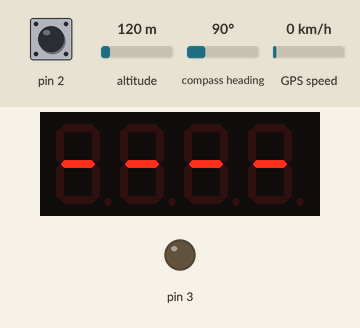
This sketch was run on a simulated Arduino Uno, built with avr-gcc and run on an emulated ATmega328P. On the bench: 4-digit seven-segment display, output pins drawn as LEDs (lit = HIGH). The inputs (shaded band) are chosen by the test bench; at power-on: pin 2 HIGH, altitude 120 m, compass heading 90°, GPS speed 0 km/h. Storage starts empty; the GPS gets a fix after 3 s at 37.7749, -122.4194 with 8 satellites; what the sketch prints to the serial monitor is not drawn.

Above: at 0.1 s.
At 3.3 s:
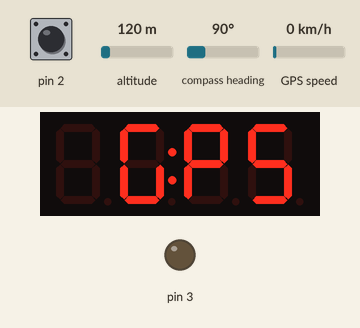
At 5.5 s:
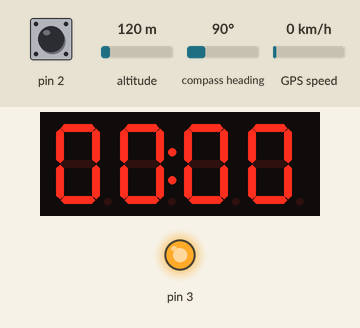

The sketch:

geiger.ino
```cpp
#include <TM1637Display.h>
#include <SPI.h>
#include <SD.h>
#include <SoftwareSerial.h>
#include <TinyGPS.h>
#include <TimeLib.h>

#define LOG_PERIOD 36000  //Logging period in milliseconds, recommended value 15000-60000.
#define MAX_PERIOD 60000  //Maximum logging period without modifying this sketch

unsigned long counts;     //variable for GM Tube events
float cpm;        //variable for CPM
unsigned long multiplier;  //variable for calculation CPM in this sketch
unsigned long previousMillis;  //variable for time measurement
float MSVh;
float MR;
uint8_t segto;
bool colon;

const int offset = 3; // TZ = UTC + 3
const int CLK = 9; //Set the CLK pin connection to the display
const int DIO = 8; //Set the DIO pin connection to the display
const int chipSelect = 10;

float lat = 0,lon = 0; // create variable for latitude and longitude object
SoftwareSerial gpsSerial(4,5);//rx,tx
TinyGPS gps; // create gps object

TM1637Display display(CLK, DIO);  //set up the 4-Digit Display

void tube_impulse() {       //subprocedure for capturing events from Geiger Kit
  Serial.print("+");
  counts++;
}

time_t getTimeFunction()
{
 unsigned long age;
 int Year;
 byte Month, Day, Hour, Minute, Second;
 gps.crack_datetime(&Year, &Month, &Day, &Hour, &Minute, &Second, NULL, &age);
 if (age < 1000) {
   // set the Time to the latest GPS reading if less then 0.2 seconds old
   setTime(Hour, Minute, Second, Day, Month, Year);
   adjustTime(offset * SECS_PER_HOUR);

   String timestring = String(day()) + "." + String(month()) + "." + String(year()) + " " + String(hour()) + ":" + String(minute()) + ":" + String(second());
   Serial.print("Time adjusted: ");
   Serial.println(timestring);
   return now();
 }
 else return 0;
}

void setup() {
  counts = 0;
  cpm = 0;
  MR = 0;
  colon = false;
  multiplier = MAX_PERIOD / LOG_PERIOD;      //calculating multiplier, depend on your log period

  Serial.begin(9600);
  while (!Serial) {
    ; // wait for serial port to connect. Needed for native USB port only
  }
  Serial.println();

  display.setBrightness(0x09);  //set the diplay to maximum brightness

  uint8_t data[] = {0b01000000, 0b01000000, 0b01000000, 0b01000000}; // "----"
  display.setSegments(data);
  delay(500);

  Serial.print("Initializing GPS...");
  data[0] = 0;
  data[1] = 0b00111101;
  data[2] = 0b01110011;
  data[3] = 0b01101101; // " GPS"

  gpsSerial.begin(9600); // connect gps sensor
  while (lat == 0 || lon == 0) {
    display.setSegments(data);
    if (colon) {
      segto = 0x80 | data[1];
      display.setSegments(&segto, 1, 1);
      colon = !colon;
    } else {
      colon = !colon;
    }
    while(gpsSerial.available()){ // check for gps data
      if(gps.encode(gpsSerial.read()))// encode gps data
      {
        gps.f_get_position(&lat,&lon); // get latitude and longitude
      }
    }
    delay(500);
  }

  String latitude = String(lat,6);
  String longitude = String(lon,6);
  Serial.print("ready: ");
  Serial.println(latitude+";"+longitude);

  Serial.print("Set time:");
  data[0] = 0b01000000;
  data[1] = 0b01000000;
  data[2] = 0b01000000;
  data[3] = 0b01000000; // "----"
  // setSyncProvider(getTimeFunction);
  // setSyncInterval(120); // Get time every 2 minutes
  while(timeStatus() == timeNotSet) {
    display.setSegments(data);
    if (colon) {
      segto = 0x80 | data[1];
      display.setSegments(&segto, 1, 1);
      colon = !colon;
    } else {
      colon = !colon;
    }
    while(gpsSerial.available()){ // check for gps data
      if(gps.encode(gpsSerial.read()))// encode gps data
      {
        getTimeFunction();
      }
    }
    delay(500);
  }

  Serial.println("Initializing SD card...");

  // see if the card is present and can be initialized:
  if (!SD.begin(chipSelect)) {
    Serial.println("Card failed, or not present");
    data[0] = 0;
    data[1] = 0b01101101;
    data[2] = 0b01011110;
    data[3] = 0; // " Sd "
    display.setSegments(data);
    // don't do anything more:
    while (SD.begin(chipSelect)) delay(500);
  }
  Serial.println("card initialized.");

  pinMode(2, INPUT);
  attachInterrupt(digitalPinToInterrupt(2), tube_impulse, FALLING); //define external interrupts
  pinMode(3, OUTPUT);
  digitalWrite(3, HIGH);
  previousMillis = millis();
}

void loop() {
  unsigned long currentMillis = millis();
  Serial.print(".");

  display.showNumberDec(ceil(MR), true);
  if (colon) {
    segto = 0x80 | display.encodeDigit(((int)ceil(MR) / 100)%10);
    display.setSegments(&segto, 1, 1);
    colon = !colon;
  } else {
    colon = !colon;
  }

  delay(500);
  if(currentMillis - previousMillis > LOG_PERIOD){
    previousMillis = currentMillis;
    cpm = counts * multiplier;
    MSVh = cpm/151;
    MR = MSVh * 100;

    Serial.print("cpm = ");
    Serial.println(cpm);
    Serial.print(MSVh);
    Serial.println(" mSv/h");
    Serial.print(MR);
    Serial.println(" mRh");

    display.showNumberDec(ceil(MR), true);

    String dataString = String(MSVh);

    while(gpsSerial.available()){ // check for gps data
    if(gps.encode(gpsSerial.read()))// encode gps data
      {
        gps.f_get_position(&lat,&lon); // get latitude and longitude
      }
    }

    if (lat == TinyGPS::GPS_INVALID_F_ANGLE || lon == TinyGPS::GPS_INVALID_F_ANGLE) {
      counts=0;
      return;
    }

    String latitude = String(lat,6);
    String longitude = String(lon,6);

    char timestring[50];

    sprintf(timestring, "%02d.%02d.%02d,%02d:%02d:%02d", day(), month(), year(), hour(), minute(), second());

    dataString = String(timestring) + "," + latitude + "," + longitude + "," + dataString;

    // open the file. note that only one file can be open at a time,
    // so you have to close this one before opening another.
    File dataFile = SD.open("datalog.txt", FILE_WRITE);

    // if the file is available, write to it:
    if (dataFile) {
      dataFile.println(dataString);
      dataFile.close();
      // print to the serial port too:
      Serial.println(dataString);
    }
    // if the file isn't open, pop up an error:
    else {
      Serial.println("error opening datalog.txt");
    }

    counts = 0;
  }
}
```
